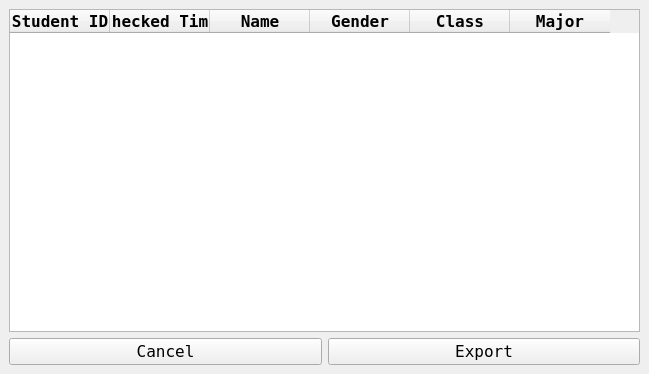
<?xml version="1.0" encoding="UTF-8"?>
<ui version="4.0">
 <class>checked_result</class>
 <widget class="QMainWindow" name="checked_result">
  <property name="geometry">
   <rect>
    <x>0</x>
    <y>0</y>
    <width>643</width>
    <height>374</height>
   </rect>
  </property>
  <property name="font">
   <font>
    <family>DejaVu Sans Mono</family>
    <pointsize>12</pointsize>
   </font>
  </property>
  <property name="windowTitle">
   <string>Checked In Result</string>
  </property>
  <widget class="QWidget" name="centralwidget">
   <layout class="QGridLayout" name="gridLayout">
    <item row="1" column="0">
     <layout class="QHBoxLayout" name="horizontalLayout">
      <item>
       <widget class="QPushButton" name="cancel_btn">
        <property name="text">
         <string>Cancel</string>
        </property>
       </widget>
      </item>
      <item>
       <widget class="QPushButton" name="export_btn">
        <property name="text">
         <string>Export</string>
        </property>
       </widget>
      </item>
     </layout>
    </item>
    <item row="0" column="0">
     <widget class="QTableWidget" name="result_table">
      <property name="minimumSize">
       <size>
        <width>631</width>
        <height>0</height>
       </size>
      </property>
      <property name="sizeIncrement">
       <size>
        <width>0</width>
        <height>0</height>
       </size>
      </property>
      <property name="font">
       <font>
        <family>DejaVu Sans Mono</family>
        <pointsize>12</pointsize>
       </font>
      </property>
      <property name="dragDropOverwriteMode">
       <bool>true</bool>
      </property>
      <property name="rowCount">
       <number>0</number>
      </property>
      <property name="columnCount">
       <number>6</number>
      </property>
      <attribute name="verticalHeaderDefaultSectionSize">
       <number>22</number>
      </attribute>
      <column>
       <property name="text">
        <string>Student ID</string>
       </property>
       <property name="font">
        <font>
         <family>DejaVu Sans Mono</family>
         <pointsize>12</pointsize>
         <weight>75</weight>
         <bold>true</bold>
        </font>
       </property>
      </column>
      <column>
       <property name="text">
        <string>Checked Time</string>
       </property>
       <property name="font">
        <font>
         <family>DejaVu Sans Mono</family>
         <pointsize>12</pointsize>
         <weight>75</weight>
         <bold>true</bold>
        </font>
       </property>
      </column>
      <column>
       <property name="text">
        <string>Name</string>
       </property>
       <property name="font">
        <font>
         <family>DejaVu Sans Mono</family>
         <pointsize>12</pointsize>
         <weight>75</weight>
         <bold>true</bold>
        </font>
       </property>
      </column>
      <column>
       <property name="text">
        <string>Gender</string>
       </property>
       <property name="font">
        <font>
         <family>DejaVu Sans Mono</family>
         <pointsize>12</pointsize>
         <weight>75</weight>
         <bold>true</bold>
        </font>
       </property>
      </column>
      <column>
       <property name="text">
        <string>Class</string>
       </property>
       <property name="font">
        <font>
         <family>DejaVu Sans Mono</family>
         <pointsize>12</pointsize>
         <weight>75</weight>
         <bold>true</bold>
        </font>
       </property>
      </column>
      <column>
       <property name="text">
        <string>Major</string>
       </property>
       <property name="font">
        <font>
         <family>DejaVu Sans Mono</family>
         <pointsize>12</pointsize>
         <weight>75</weight>
         <bold>true</bold>
        </font>
       </property>
      </column>
     </widget>
    </item>
   </layout>
  </widget>
 </widget>
 <resources/>
 <connections>
  <connection>
   <sender>cancel_btn</sender>
   <signal>clicked()</signal>
   <receiver>checked_result</receiver>
   <slot>close()</slot>
   <hints>
    <hint type="sourcelabel">
     <x>163</x>
     <y>355</y>
    </hint>
    <hint type="destinationlabel">
     <x>321</x>
     <y>186</y>
    </hint>
   </hints>
  </connection>
 </connections>
</ui>
